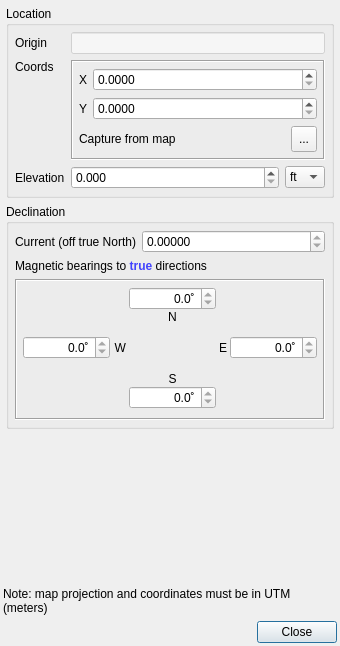
<?xml version="1.0" encoding="UTF-8"?>
<ui version="4.0">
 <class>GeoMagDialog</class>
 <widget class="QDialog" name="GeoMagDialog">
  <property name="geometry">
   <rect>
    <x>0</x>
    <y>0</y>
    <width>340</width>
    <height>646</height>
   </rect>
  </property>
  <property name="minimumSize">
   <size>
    <width>340</width>
    <height>0</height>
   </size>
  </property>
  <property name="windowTitle">
   <string>Geomagnetic Declination</string>
  </property>
  <layout class="QVBoxLayout" name="verticalLayout">
   <property name="margin">
    <number>3</number>
   </property>
   <item>
    <widget class="QScrollArea" name="scrollArea">
     <property name="frameShape">
      <enum>QFrame::NoFrame</enum>
     </property>
     <property name="widgetResizable">
      <bool>true</bool>
     </property>
     <widget class="QWidget" name="scrollAreaWidgetContents">
      <property name="geometry">
       <rect>
        <x>0</x>
        <y>0</y>
        <width>328</width>
        <height>553</height>
       </rect>
      </property>
      <layout class="QVBoxLayout" name="verticalLayout_3">
       <property name="margin">
        <number>3</number>
       </property>
       <item>
        <widget class="QGroupBox" name="decLocGrpBx">
         <property name="title">
          <string>Location</string>
         </property>
         <layout class="QGridLayout" name="gridLayout">
          <property name="margin">
           <number>6</number>
          </property>
          <item row="1" column="1" rowspan="2">
           <widget class="QFrame" name="frame">
            <property name="frameShape">
             <enum>QFrame::Box</enum>
            </property>
            <property name="frameShadow">
             <enum>QFrame::Sunken</enum>
            </property>
            <layout class="QVBoxLayout" name="verticalLayout_2">
             <property name="margin">
              <number>6</number>
             </property>
             <item>
              <layout class="QHBoxLayout" name="horizontalLayout">
               <item>
                <widget class="QLabel" name="label">
                 <property name="sizePolicy">
                  <sizepolicy hsizetype="Maximum" vsizetype="Preferred">
                   <horstretch>0</horstretch>
                   <verstretch>0</verstretch>
                  </sizepolicy>
                 </property>
                 <property name="text">
                  <string>X</string>
                 </property>
                </widget>
               </item>
               <item>
                <widget class="QDoubleSpinBox" name="decXDblSpinBx">
                 <property name="decimals">
                  <number>4</number>
                 </property>
                 <property name="maximum">
                  <double>10000000.000000000000000</double>
                 </property>
                </widget>
               </item>
              </layout>
             </item>
             <item>
              <layout class="QHBoxLayout" name="horizontalLayout_2">
               <item>
                <widget class="QLabel" name="label_4">
                 <property name="sizePolicy">
                  <sizepolicy hsizetype="Maximum" vsizetype="Preferred">
                   <horstretch>0</horstretch>
                   <verstretch>0</verstretch>
                  </sizepolicy>
                 </property>
                 <property name="text">
                  <string>Y</string>
                 </property>
                </widget>
               </item>
               <item>
                <widget class="QDoubleSpinBox" name="decYDblSpinBx">
                 <property name="decimals">
                  <number>4</number>
                 </property>
                 <property name="maximum">
                  <double>10000000.000000000000000</double>
                 </property>
                </widget>
               </item>
              </layout>
             </item>
             <item>
              <layout class="QHBoxLayout" name="horizontalLayout_3">
               <item>
                <widget class="QLabel" name="label_9">
                 <property name="text">
                  <string>Capture from map</string>
                 </property>
                </widget>
               </item>
               <item>
                <widget class="QToolButton" name="captureLocBtn">
                 <property name="minimumSize">
                  <size>
                   <width>26</width>
                   <height>26</height>
                  </size>
                 </property>
                 <property name="maximumSize">
                  <size>
                   <width>26</width>
                   <height>26</height>
                  </size>
                 </property>
                 <property name="text">
                  <string>...</string>
                 </property>
                 <property name="icon">
                  <iconset resource="resources.qrc">
                   <normaloff>:/plugins/fossildigtools/icons/capturepin-origin.svg</normaloff>:/plugins/fossildigtools/icons/capturepin-origin.svg</iconset>
                 </property>
                 <property name="iconSize">
                  <size>
                   <width>20</width>
                   <height>20</height>
                  </size>
                 </property>
                 <property name="checkable">
                  <bool>true</bool>
                 </property>
                </widget>
               </item>
              </layout>
             </item>
            </layout>
            <zorder></zorder>
            <zorder></zorder>
            <zorder></zorder>
           </widget>
          </item>
          <item row="0" column="0">
           <widget class="QLabel" name="pinOriginLabel">
            <property name="text">
             <string>Origin</string>
            </property>
           </widget>
          </item>
          <item row="0" column="1">
           <widget class="QLineEdit" name="decOriginLineEdit">
            <property name="styleSheet">
             <string notr="true">QLineEdit {background-color: rgba(255, 255, 255, 128);}</string>
            </property>
            <property name="readOnly">
             <bool>true</bool>
            </property>
           </widget>
          </item>
          <item row="1" column="0">
           <widget class="QLabel" name="label_3">
            <property name="sizePolicy">
             <sizepolicy hsizetype="Maximum" vsizetype="Preferred">
              <horstretch>0</horstretch>
              <verstretch>0</verstretch>
             </sizepolicy>
            </property>
            <property name="text">
             <string>Coords</string>
            </property>
            <property name="alignment">
             <set>Qt::AlignLeading|Qt::AlignLeft|Qt::AlignTop</set>
            </property>
           </widget>
          </item>
          <item row="3" column="0">
           <widget class="QLabel" name="label_6">
            <property name="text">
             <string>Elevation</string>
            </property>
           </widget>
          </item>
          <item row="3" column="1">
           <layout class="QHBoxLayout" name="horizontalLayout_6">
            <item>
             <widget class="QDoubleSpinBox" name="decElevDblSpnBx">
              <property name="decimals">
               <number>3</number>
              </property>
              <property name="maximum">
               <double>30000.000000000000000</double>
              </property>
             </widget>
            </item>
            <item>
             <widget class="QComboBox" name="decElevUnitsCmbBx">
              <property name="sizePolicy">
               <sizepolicy hsizetype="Maximum" vsizetype="Fixed">
                <horstretch>0</horstretch>
                <verstretch>0</verstretch>
               </sizepolicy>
              </property>
              <item>
               <property name="text">
                <string>ft</string>
               </property>
              </item>
              <item>
               <property name="text">
                <string>m</string>
               </property>
              </item>
             </widget>
            </item>
           </layout>
          </item>
         </layout>
        </widget>
       </item>
       <item>
        <widget class="QGroupBox" name="decDeclinationGrpBx">
         <property name="title">
          <string>Declination</string>
         </property>
         <layout class="QGridLayout" name="gridLayout_4">
          <property name="margin">
           <number>6</number>
          </property>
          <item row="1" column="0" colspan="2">
           <widget class="QLabel" name="label_5">
            <property name="text">
             <string>&lt;html&gt;&lt;head/&gt;&lt;body&gt;&lt;p&gt;Magnetic bearings to &lt;span style=&quot; font-weight:600; color:#4243fd;&quot;&gt;true&lt;/span&gt; directions&lt;/p&gt;&lt;/body&gt;&lt;/html&gt;</string>
            </property>
           </widget>
          </item>
          <item row="0" column="1">
           <widget class="QDoubleSpinBox" name="decCurrentDblSpinBox">
            <property name="readOnly">
             <bool>true</bool>
            </property>
            <property name="decimals">
             <number>5</number>
            </property>
            <property name="minimum">
             <double>-180.000000000000000</double>
            </property>
            <property name="maximum">
             <double>180.000000000000000</double>
            </property>
           </widget>
          </item>
          <item row="0" column="0">
           <widget class="QLabel" name="label_10">
            <property name="sizePolicy">
             <sizepolicy hsizetype="Maximum" vsizetype="Preferred">
              <horstretch>0</horstretch>
              <verstretch>0</verstretch>
             </sizepolicy>
            </property>
            <property name="text">
             <string>Current (off true North)</string>
            </property>
           </widget>
          </item>
          <item row="2" column="0" colspan="2">
           <widget class="QFrame" name="frame_2">
            <property name="frameShape">
             <enum>QFrame::Box</enum>
            </property>
            <property name="frameShadow">
             <enum>QFrame::Sunken</enum>
            </property>
            <layout class="QVBoxLayout" name="verticalLayout_4">
             <property name="margin">
              <number>6</number>
             </property>
             <item>
              <layout class="QGridLayout" name="gridLayout_2">
               <property name="bottomMargin">
                <number>3</number>
               </property>
               <property name="horizontalSpacing">
                <number>3</number>
               </property>
               <property name="verticalSpacing">
                <number>0</number>
               </property>
               <item row="2" column="2">
                <layout class="QGridLayout" name="gridLayout_5">
                 <property name="spacing">
                  <number>3</number>
                 </property>
                 <item row="1" column="0">
                  <widget class="QLabel" name="label_17">
                   <property name="text">
                    <string/>
                   </property>
                   <property name="pixmap">
                    <pixmap resource="resources.qrc">:/plugins/fossildigtools/icons/directional.svg</pixmap>
                   </property>
                   <property name="alignment">
                    <set>Qt::AlignCenter</set>
                   </property>
                  </widget>
                 </item>
                 <item row="1" column="2">
                  <widget class="QLabel" name="label_14">
                   <property name="text">
                    <string/>
                   </property>
                   <property name="pixmap">
                    <pixmap resource="resources.qrc">:/plugins/fossildigtools/icons/directional.svg</pixmap>
                   </property>
                   <property name="alignment">
                    <set>Qt::AlignCenter</set>
                   </property>
                  </widget>
                 </item>
                 <item row="2" column="1">
                  <widget class="QLabel" name="label_12">
                   <property name="text">
                    <string/>
                   </property>
                   <property name="pixmap">
                    <pixmap resource="resources.qrc">:/plugins/fossildigtools/icons/directional.svg</pixmap>
                   </property>
                   <property name="alignment">
                    <set>Qt::AlignCenter</set>
                   </property>
                  </widget>
                 </item>
                 <item row="1" column="1">
                  <widget class="QLabel" name="fromOriginIconLabel">
                   <property name="text">
                    <string/>
                   </property>
                   <property name="pixmap">
                    <pixmap resource="resources.qrc">:/plugins/fossildigtools/icons/origin.svg</pixmap>
                   </property>
                   <property name="alignment">
                    <set>Qt::AlignCenter</set>
                   </property>
                  </widget>
                 </item>
                 <item row="0" column="1">
                  <widget class="QLabel" name="label_2">
                   <property name="text">
                    <string/>
                   </property>
                   <property name="pixmap">
                    <pixmap resource="resources.qrc">:/plugins/fossildigtools/icons/directional.svg</pixmap>
                   </property>
                   <property name="alignment">
                    <set>Qt::AlignCenter</set>
                   </property>
                  </widget>
                 </item>
                </layout>
               </item>
               <item row="2" column="4">
                <widget class="QDoubleSpinBox" name="decEBearingDblSpnBx">
                 <property name="alignment">
                  <set>Qt::AlignRight|Qt::AlignTrailing|Qt::AlignVCenter</set>
                 </property>
                 <property name="readOnly">
                  <bool>true</bool>
                 </property>
                 <property name="suffix">
                  <string>˚</string>
                 </property>
                 <property name="decimals">
                  <number>1</number>
                 </property>
                 <property name="minimum">
                  <double>0.000000000000000</double>
                 </property>
                 <property name="maximum">
                  <double>360.000000000000000</double>
                 </property>
                </widget>
               </item>
               <item row="2" column="3">
                <widget class="QLabel" name="label_18">
                 <property name="sizePolicy">
                  <sizepolicy hsizetype="Maximum" vsizetype="Preferred">
                   <horstretch>0</horstretch>
                   <verstretch>0</verstretch>
                  </sizepolicy>
                 </property>
                 <property name="text">
                  <string>E</string>
                 </property>
                </widget>
               </item>
               <item row="4" column="2">
                <widget class="QDoubleSpinBox" name="decSBearingDblSpnBx">
                 <property name="alignment">
                  <set>Qt::AlignRight|Qt::AlignTrailing|Qt::AlignVCenter</set>
                 </property>
                 <property name="readOnly">
                  <bool>true</bool>
                 </property>
                 <property name="suffix">
                  <string>˚</string>
                 </property>
                 <property name="decimals">
                  <number>1</number>
                 </property>
                 <property name="minimum">
                  <double>0.000000000000000</double>
                 </property>
                 <property name="maximum">
                  <double>360.000000000000000</double>
                 </property>
                </widget>
               </item>
               <item row="3" column="2">
                <widget class="QLabel" name="label_19">
                 <property name="text">
                  <string>S</string>
                 </property>
                 <property name="alignment">
                  <set>Qt::AlignCenter</set>
                 </property>
                </widget>
               </item>
               <item row="0" column="2">
                <widget class="QDoubleSpinBox" name="decNBearingDblSpnBx">
                 <property name="alignment">
                  <set>Qt::AlignRight|Qt::AlignTrailing|Qt::AlignVCenter</set>
                 </property>
                 <property name="readOnly">
                  <bool>true</bool>
                 </property>
                 <property name="suffix">
                  <string>˚</string>
                 </property>
                 <property name="decimals">
                  <number>1</number>
                 </property>
                 <property name="minimum">
                  <double>0.000000000000000</double>
                 </property>
                 <property name="maximum">
                  <double>360.000000000000000</double>
                 </property>
                </widget>
               </item>
               <item row="2" column="0">
                <widget class="QDoubleSpinBox" name="decWBearingDblSpnBx">
                 <property name="alignment">
                  <set>Qt::AlignRight|Qt::AlignTrailing|Qt::AlignVCenter</set>
                 </property>
                 <property name="readOnly">
                  <bool>true</bool>
                 </property>
                 <property name="suffix">
                  <string>˚</string>
                 </property>
                 <property name="decimals">
                  <number>1</number>
                 </property>
                 <property name="minimum">
                  <double>0.000000000000000</double>
                 </property>
                 <property name="maximum">
                  <double>360.000000000000000</double>
                 </property>
                </widget>
               </item>
               <item row="2" column="1">
                <widget class="QLabel" name="label_20">
                 <property name="sizePolicy">
                  <sizepolicy hsizetype="Maximum" vsizetype="Preferred">
                   <horstretch>0</horstretch>
                   <verstretch>0</verstretch>
                  </sizepolicy>
                 </property>
                 <property name="text">
                  <string>W</string>
                 </property>
                 <property name="alignment">
                  <set>Qt::AlignRight|Qt::AlignTrailing|Qt::AlignVCenter</set>
                 </property>
                </widget>
               </item>
               <item row="1" column="2">
                <widget class="QLabel" name="label_8">
                 <property name="text">
                  <string>N</string>
                 </property>
                 <property name="alignment">
                  <set>Qt::AlignCenter</set>
                 </property>
                </widget>
               </item>
              </layout>
             </item>
            </layout>
           </widget>
          </item>
         </layout>
        </widget>
       </item>
       <item>
        <spacer name="verticalSpacer">
         <property name="orientation">
          <enum>Qt::Vertical</enum>
         </property>
         <property name="sizeHint" stdset="0">
          <size>
           <width>20</width>
           <height>0</height>
          </size>
         </property>
        </spacer>
       </item>
      </layout>
     </widget>
    </widget>
   </item>
   <item>
    <widget class="QLabel" name="label_21">
     <property name="sizePolicy">
      <sizepolicy hsizetype="Preferred" vsizetype="Maximum">
       <horstretch>0</horstretch>
       <verstretch>0</verstretch>
      </sizepolicy>
     </property>
     <property name="styleSheet">
      <string notr="true">QLabel {font-size: 0.75em;}</string>
     </property>
     <property name="text">
      <string>Note: map projection and coordinates must be in UTM (meters)</string>
     </property>
     <property name="wordWrap">
      <bool>true</bool>
     </property>
    </widget>
   </item>
   <item>
    <widget class="QDialogButtonBox" name="buttonBox">
     <property name="orientation">
      <enum>Qt::Horizontal</enum>
     </property>
     <property name="standardButtons">
      <set>QDialogButtonBox::Close</set>
     </property>
    </widget>
   </item>
  </layout>
 </widget>
 <tabstops>
  <tabstop>decXDblSpinBx</tabstop>
  <tabstop>decYDblSpinBx</tabstop>
  <tabstop>buttonBox</tabstop>
 </tabstops>
 <resources>
  <include location="resources.qrc"/>
 </resources>
 <connections/>
</ui>
